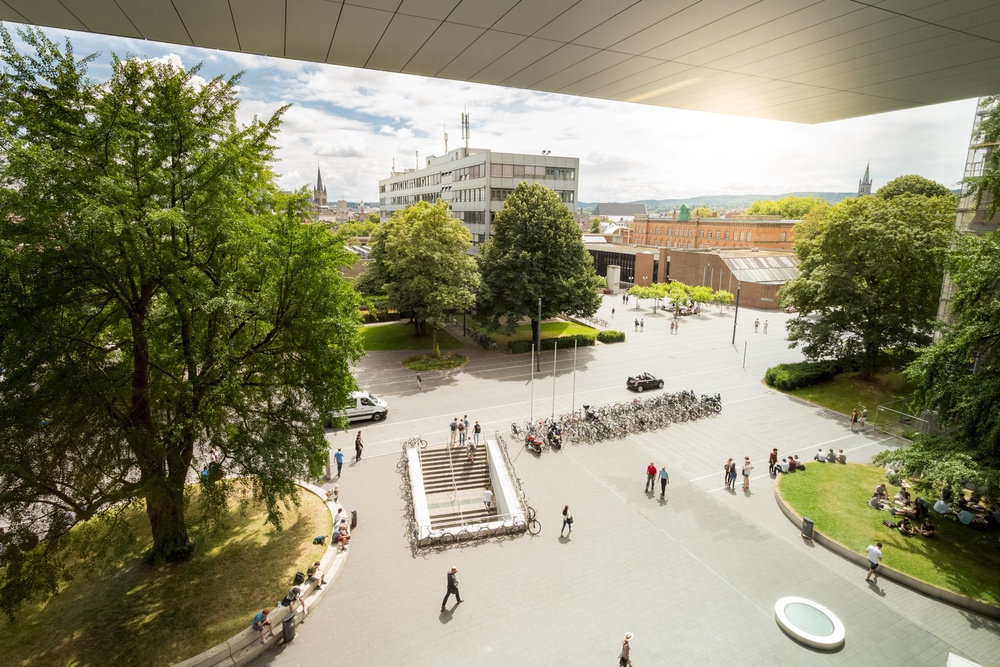
%> input picture Math III/superC_in_color.jpg, 1000 x 667 px, shrunk from 4096 x 2731 before the run
$ octave HAPRU.m   (GNU Octave 9; MATLAB toolbox functions it lacks are replaced by stand-ins)
%> lines starting %> are read from the running program, lines starting %| are printed output that depends on the picture
img = flipud(imread("superC_in_color.jpg"));
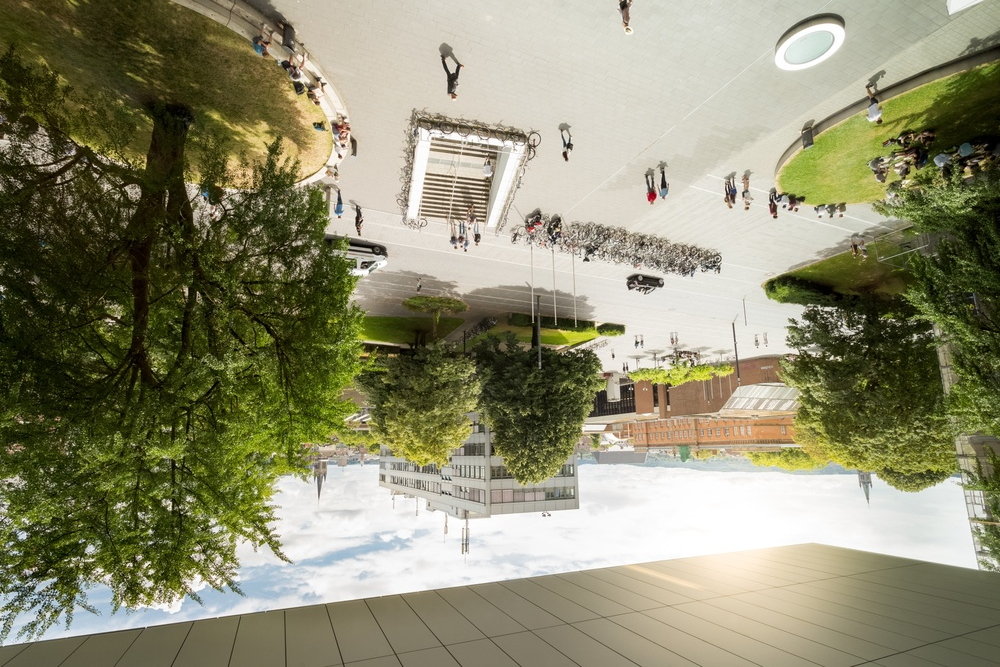
%> img: size 667x1000x3 uint8; mean R, G, B 141.4, 139.7, 112.1; mean of the top-left, top-right, bottom-left and bottom-right quarters 100.1, 161.9, 109.4, 152.8
A = double(rgb2gray(img)); % Convert color to gray scale
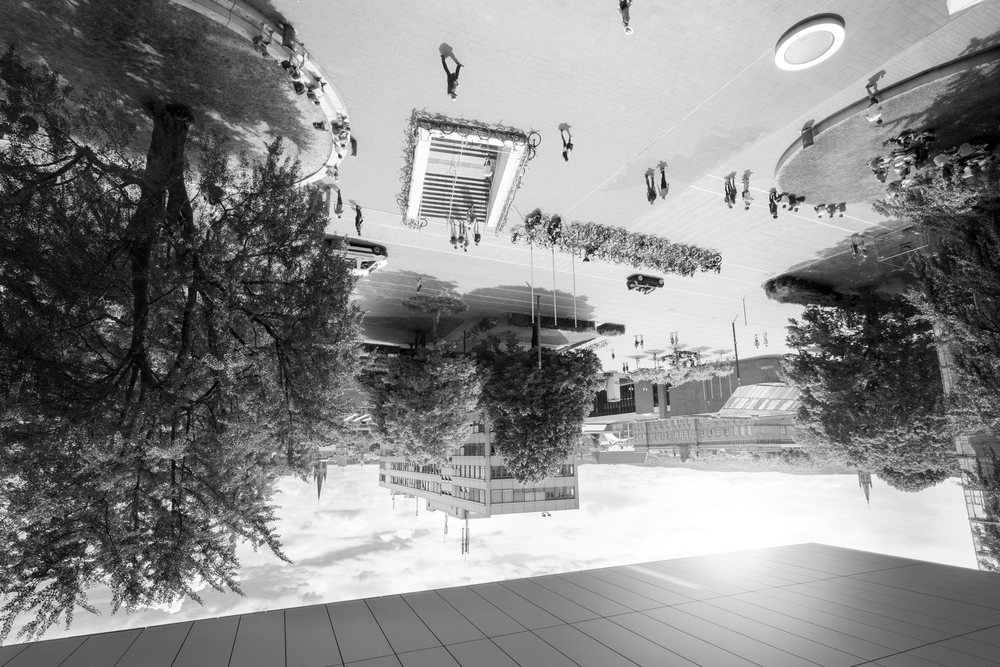
%> A: size 667x1000 double; min 0, max 255, mean 137.1
pcolor(A);shading interp;colormap("gray");axis equal
%> after `axis equal`:
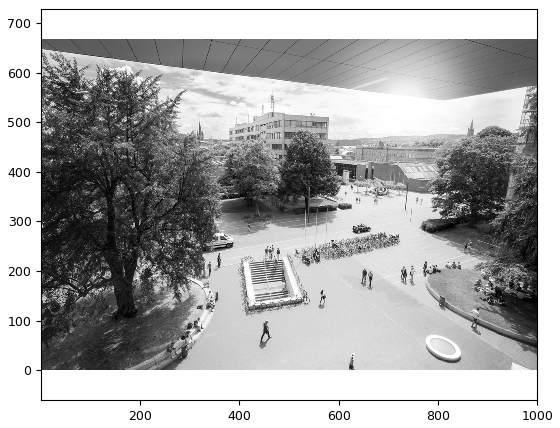
%> figure redrawn from the program's plot data


[U,S,V] = svd(A); % Use SVD function directly from MATLAB
figure (1)
semilogy(diag(S), "--" );
xlabel("Index of singular value"); ylabel("Singular values");
%> after `ylabel("Singular values")`:
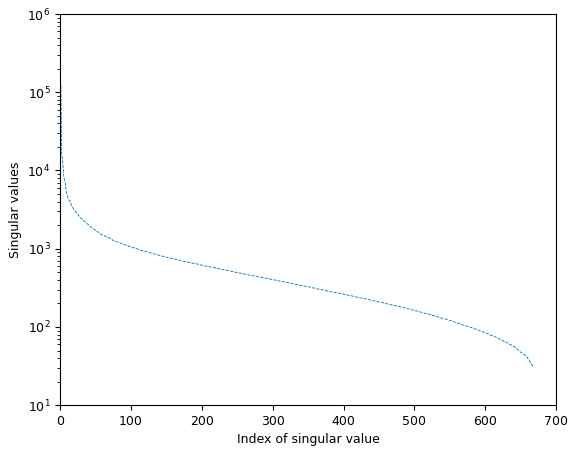
%> figure redrawn from the program's plot data; curve peaks at x = 1, y = 122034.8

n = 2000; % 2000 singular values
%> (the run ends here)
